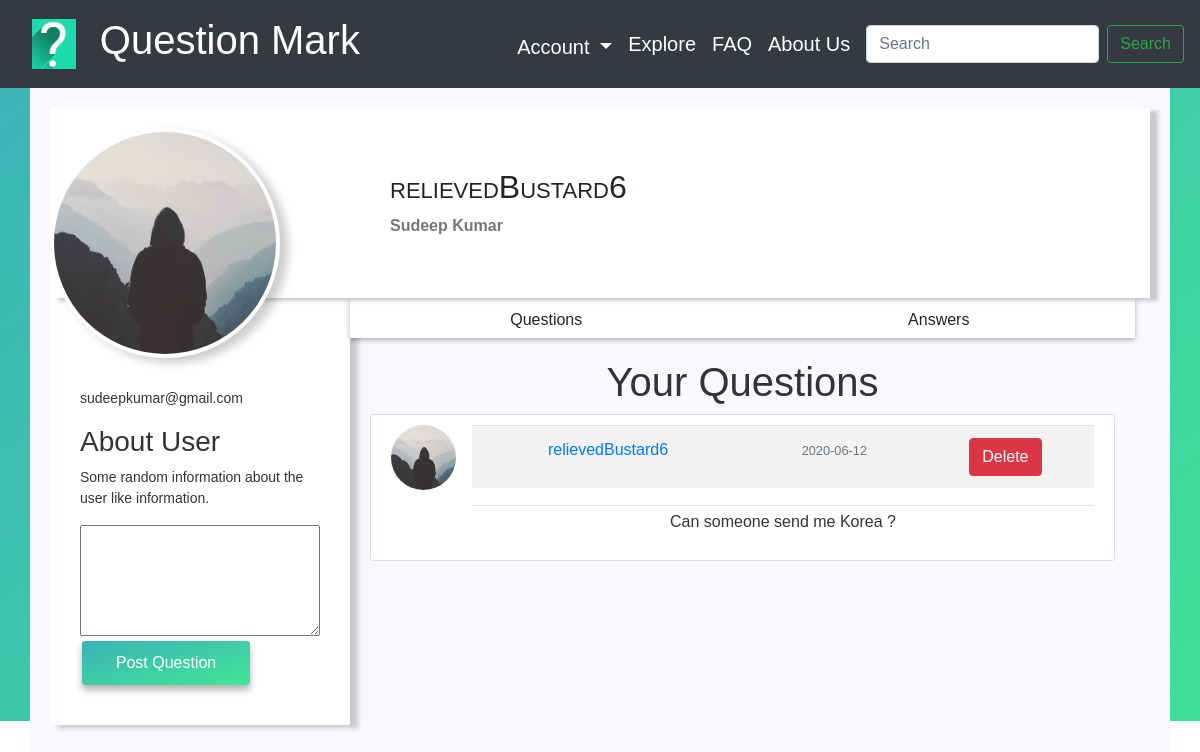
The page /profile (signed in) on the database its author committed.
### Question_Mark/models.py (models this page shows, shortened)
class User(db.Model, UserMixin):
    id = db.Column(db.Integer, primary_key=True)
    first_name = db.Column(db.String(30), unique=False, nullable=False)
    last_name = db.Column(db.String(30), unique=False, nullable=False)
    username = db.Column(db.String(30), unique=True, nullable=False)
    email = db.Column(db.String(120), unique=True, nullable=False)
    image_file = db.Column(db.String(20), nullable=False, default="default.jpg")
    password = db.Column(db.String(60), nullable=False)
    questions = db.relationship("Questions", backref="author", lazy=True)

class Questions(db.Model):
    __searchable__ = ["question"]
    id = db.Column(db.Integer, primary_key=True)
    question = db.Column(db.Text, nullable=False)
    date_posted = db.Column(db.DateTime, nullable=False, default=datetime.utcnow)
    user_id = db.Column(db.Integer, db.ForeignKey("user.id"), nullable=False)
    answers = db.relationship("Answers", backref="writer", lazy=True)

### Question_Mark/routes.py (the view, shortened to what this page needs)
@app.route("/profile", methods=["GET", "POST"])
@login_required
def profile():
    user = User.query.filter_by(username=current_user.username).first_or_404()
    quest = Questions.query.filter_by(author=user).order_by(
        Questions.date_posted.desc()
    )
    return render_template("profile.html", title="Profile", user=user, quest=quest)

### Question_Mark/models.py (called while the page is built)
@login_manager.user_loader
def load_user(user_id):
    return User.query.get(int(user_id))

### Question_Mark/templates/profile.html (shortened to what this page needs)
{% extends "layout.html" %}
{% block head %}
<link rel="stylesheet" href={{ url_for('static', filename='style_profile.css') }}>
<link rel="stylesheet" href={{ url_for('static', filename='style_questions.css') }}>
{% endblock head %}
{% block content %}
    <div class="container white-container">
        <div class="profile-header">
            <div class="profile-img">
                <img src={{ url_for('static', filename='default.jpg') }} width: 200; alt="">
            </div>
            <div class="profile-nav-info">
                <h3 class="user-name">
                    {{ current_user.username }}
                </h3>
                <div class="address">
                    <p class="state">
                        {{ current_user.first_name }} {{ current_user.last_name }}
                    </p>
                </div>
            </div>
        </div>
        <div class="main-bd">
            <div class="left-side">
                <div class="profile-side">
                    <p class='user-mail'>{{ current_user.email }}</p>
                    <div class="userbio">
                        <h3>About User</h3>
                        <p> Some random information about the user like information.</p>
                    </div>
                    <div class="post-area">
                        <form method="POST" action="{{ url_for('profile') }}" class="input-group">
                            <textarea name="question" id="" cols="35" rows="5"></textarea>
                            <button class="post-button">Post Question</button>
                        </form>
                    </div>
                </div>
            </div>
            <div class="right-side">
                <div class="nav">
                    <div class="ul">
                        <p onclick="tabs(0)" class="user-question">Questions</p>
                        <p onclick="tabs(1)" class="user-answer">Answers</p>
                    </div>
                </div>
                <div class="profile-body">
                    <div class="profile-question tab">
                        <h1>Your Questions</h1>
                            {% for item in quest %}
                            <article class="media content-section">
                                <img class="rounded-circle article-img" src="{{ url_for('static', filename='default.jpg') }}">
                                <div class="media-body">
                                    <div class="article-metadata">
                                        <table class="table table-striped">
                                        <tr>
                                        <td><a class="mr-2" href="#">{{ item.author.username }}</a></td>
                                        <td><small class="text-muted">{{ item.date_posted.strftime('%Y-%m-%d') }}</small></td>
                                        <td><form action="{{url_for('delete_ques', id=item.id)}}" method="POST">
                                            <input type="submit" value="Delete" class="btn btn-danger">
                                        </form></td></tr></table>
                                    </div>
                                    <p class="article-content">{{ item.question }}</p>
                                </div>
                            </article>
                            {% endfor %}
                    </div>
                </div>
            </div>
        </div>
    </div>
{% endblock content %}

### Question_Mark/static/style_profile.css (style rules this page uses)
* { box-sizing: border-box; }
.container { padding: 20px; }
.white-container { background-color: ghostwhite; height: 100vh; overflow: hidden; }
.profile-header { background: #fff; width: 100%; display: flex; height: 190px; position: relative; box-shadow: 8px 3px 4px rgba(0, 0, 0, 0.2); }
.profile-img { float: left; width: 340px; height: 200px; }
.profile-img img { border-radius: 50%; height: 230px; width: 230px; border: 4px solid #fff; box-shadow: 8px 5px 10px rgba(0, 0, 0, 0.2); position: absolute; top: 20px; z-index: 5; background: #fff; }
.profile-nav-info { float: left; flex-direction: column; justify-content: center; padding-top: 60px; }
.profile-nav-info h3 { font-variant: small-caps; font-size: 2rem; font-family: sans-serif; }
.profile-nav-info .address { display: flex; font-weight: bold; color: #777; }
.main-bd { width: 100%; display: flex; padding-right: 15px; }
.profile-side { width: 300px; background: #fff; box-shadow: 8px 3px 5px rgba(0, 0, 0, 0.2); padding: 90px 30px 30px; }
.profile-side { margin-bottom: 2px; color: #333; font-size: 14px; }
.post-button { border: 0; padding: 10px; width: 70%; border-radius: 3px; background: linear-gradient(to bottom right, #3bb2b8, #42e695); font-family: sans-serif; font-size: 1rem; margin: 5px 2px; outline: none; margin-bottom: 10px; transition: background 0.3s ease-in-out; box-shadow: 0px 5px 7px 0px rgba(0, 0, 0, 0.3); color: white; position: relative; }
.ul { display: flex; justify-content: center; height: 40px; background: #fff; width: 100%; box-shadow: 0px 2px 5px rgba(0, 0, 0, 0.3); }
.ul p { padding: 10px; width: 100%; cursor: pointer; text-align: center; transition: all 0.2s ease-in-out; }
.profile-body { width: 100%; z-index: -1; color: #333; }
.tab { padding: 20px; width: 100%; text-align: center; display: none; }

### Question_Mark/static/style_questions.css (style rules this page uses)
.content-section { background: #ffffff; padding: 10px 20px; border: 1px solid #dddddd; border-radius: 3px; margin-bottom: 20px; width: 745px; }
.article-content { white-space: pre-line; }
.article-img { height: 65px; width: 65px; margin-right: 16px; }
.article-metadata { padding-bottom: 1px; margin-bottom: 4px; border-bottom: 1px solid #e3e3e3 }

### Question_Mark/templates/layout.html (style rules this page uses)
body { box-sizing: border-box; font-family: sans-serif; }

### rows shown on the page
User: username "relievedBustard6", first_name "Sudeep", last_name "Kumar", email "sudeepkumar@gmail.com"
Questions: author.username "relievedBustard6", date_posted "2020-06-12", question "Can someone send me Korea ?"
